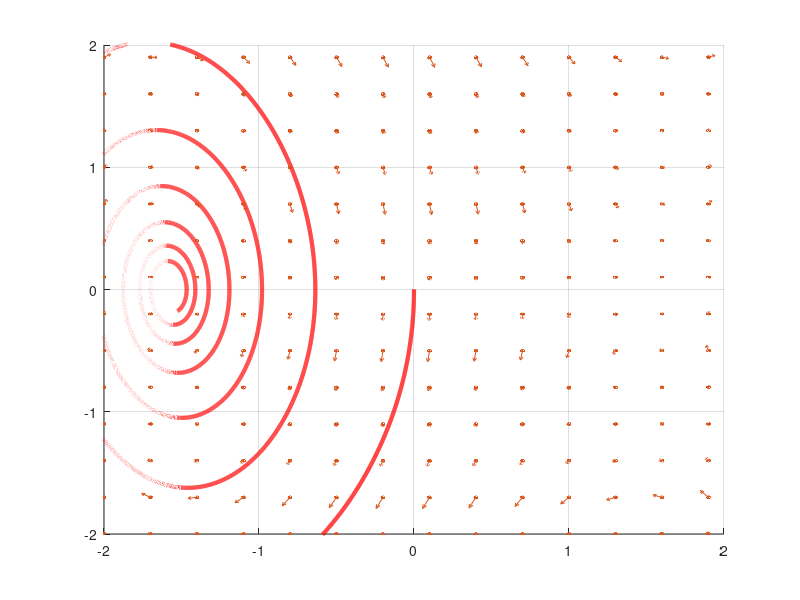

This figure's MATLAB source: (Note: this script raises an error after producing the figure.)
%% Dynamical System (Single Link Manipulator system)

%% Initialise simulation
clc
clear
close all

%% System parameters
L = 0.03;
R = 6.0;
G = 37.0;
K_b = 0.04;
K_m = K_b;
J_m = 0.0008;
m = 3.0; 
l = 0.36;
g = 9.8;
a = l/2;
J = (4/3)*m*a^2;
 %% Voltage
 V = 0.0;

%% Simulation Parameters
% Initial Conditions
i_a_0=0;
theta_dot_l_0=0;
theta_l_0=0;

% Sampling time
dt=0.001;

% Final time
tf=20;

%% Build meshgrid for the Vector Field
res=0.3;
[X1,X2,X3] = meshgrid(-5:res:5,-5:res:5, -5:res:5);

%% Define the system
x1dot=(X2);
x2dot=(G*K_m*X3 - m*g*a*cos(X1))*(1/(G^2*J_m+J+m*a^2));
x3dot=V/L - K_b*G/L*X2 - R/L*X3;

%% Normalise Vectors in the vector field
x1dot_n=(x1dot./(sqrt(x1dot.^2+x2dot.^2+x3dot.^2)));
x2dot_n=(x2dot./(sqrt(x1dot.^2+x2dot.^2+x3dot.^2)));
x3dot_n=(x3dot./(sqrt(x1dot.^2+x2dot.^2+x3dot.^2)));

%% Euler Approximation configuration

% Vector initialisation
t=0:dt:tf;
x1= zeros(length(t),1);
x2= zeros(length(t),1);
x3= zeros(length(t),1);
x1(1)=theta_l_0 ;
x2(1)=theta_dot_l_0;
x3(1)=i_a_0;

%% Euler Approximation of the Solution
for k=1:length(t)-1
     x1(k+1)=x1(k)+dt*(x2(k));
     x2(k+1)=x2(k)+dt*((G*K_m*x3(k) - m*g*a*cos(x1(k)))*(1/(G^2*J_m+J+m*a^2)));
     x3(k+1)=x3(k)+dt*(V/L - K_b*G/L*x2(k) - R/L*x3(k));
end

%% Plotting

figure(1);
grid on
hold on
axis([-2 2 -2 2])

% Plot Solution
plot3(x1,x2,x3,'LineWidth',3,'color','r')

% Plot Vector Field of the Pendulum (uncomment)
%q=quiver3(X1,X2,X3,x1dot_n,x2dot_n,x3dot_n,0.5);
q=quiver3(X1,X2,X3,x1dot_n,x2dot_n,x3dot_n,0.5);
q.LineWidth=1.5;


xlabel ('$x_1$','interpreter','latex','FontSize',22)
ylabel ('$x_2$','interpreter','latex','FontSize',22)
zlabel ('$x_3$','interpreter','latex','FontSize',22)
title ('SLM System','FontSize',20)

figure(2)
plot(t,x1,'LineWidth',3,'color','b')
hold
plot(t,x2,'LineWidth',3,'color','r')
plot(t,x3,'LineWidth',3,'color','g')
xlabel ('$t$','interpreter','latex','FontSize',22)
ylabel ('$x_1, x_2, x_3$','interpreter','latex','FontSize',22)
title ('SLM System','FontSize',20)

figure(3)
plot3(x1,x2,x3,'LineWidth',3,'color','b')
xlabel ('$x_1$','interpreter','latex','FontSize',22)
ylabel ('$x_2$','interpreter','latex','FontSize',22)
zlabel ('$x_3$','interpreter','latex','FontSize',22)
title ('SLM System','FontSize',20)